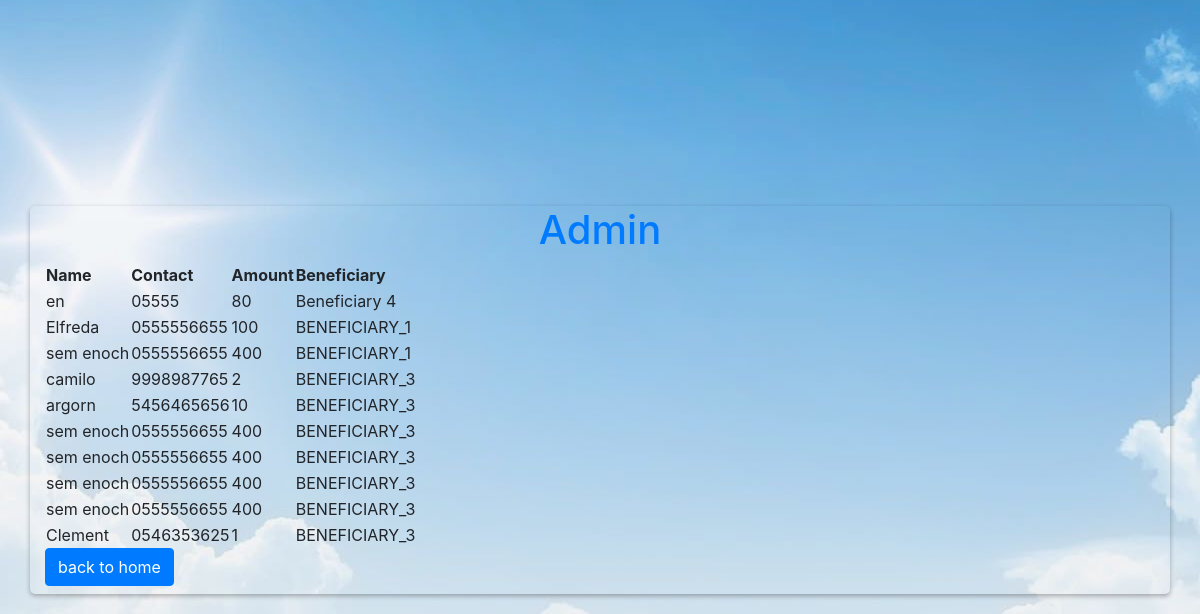
/admin, run on an earlier commit of the app's database.
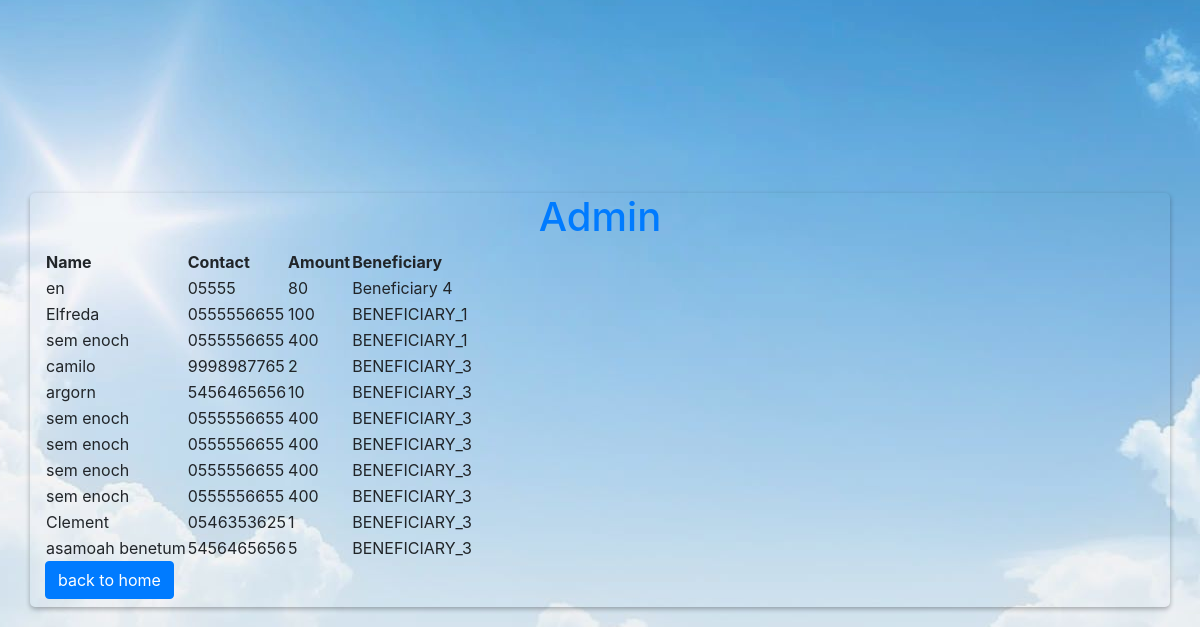
And on a later commit of the database.
### tables this page shows
CREATE TABLE contributor(
    id INTEGER PRIMARY KEY AUTOINCREMENT,
    name TEXT NOT NULL, 
	contact TEXT NOT NULL,
	amount TEXT NOT NULL,
	beneficiary TEXT NOT NULL
    );

### app.py (the view)
@app.route("/admin")
def admin():
    db = DB()
    contributors = db.select_all(TABLE_NAME)
    lenght = len(contributors)
    return render_template("admin.html", contributors = contributors, lenght = lenght)

### db.py (called while the page is built)
    def select_all(self,tb_name):
        self.cur.execute("SELECT * FROM {}".format(tb_name))
        data = self.cur.fetchall()
        return data

### templates/admin.html (shortened to what this page needs)
{% extends "base.html" %}
{% block body %}
<div class="container pb-2">
    <div class="text-primary text-center"><h1>Admin</h1></div>
        <div id="tb_rapper">
            <table id="table_id" class="display">
                <thead>
                    <tr>
                        <th>Name</th>
                        <th>Contact</th>
                        <th>Amount</th>
                        <th>Beneficiary</th>
                    </tr>
                </thead>
                <tbody>
                    {% if lenght >0 %}
                    {% for contributor in range(lenght)%}
                    <tr>
                        <td>{{contributors[contributor][1]}}</td>
                        <td>{{contributors[contributor][2]}}</td>
                        <td>{{contributors[contributor][3]}}</td>
                        <td>{{contributors[contributor][4]}}</td>
                    </tr>
                    {% else %}
                    <tr>
                        <center><td>No Contributions Yet</td></center>
                    </tr>
                    {% endfor%}
                    {% endif%}
                </tbody>
            </table>
        </div>
        <a class="btn btn-primary mr-3" href="/">back to home</a>
</div>
{% endblock %}

### templates/base.html (shortened to what this page needs)
<!DOCTYPE html>
<html>
<head>
	<link rel="stylesheet" href="https://maxcdn.bootstrapcdn.com/bootstrap/4.0.0/css/bootstrap.min.css">
	<link rel="stylesheet" href="/static/css/style.css">
    <link rel="stylesheet" type="text/css" href="https://cdn.datatables.net/1.10.25/css/jquery.dataTables.css">
    <link rel="stylesheet" href="https://cdnjs.cloudflare.com/ajax/libs/twitter-bootstrap/4.5.2/css/bootstrap.css">
    <link rel="stylesheet" href="https://cdn.datatables.net/1.10.25/css/dataTables.bootstrap4.min.css">
    <link rel="stylesheet" href="https://cdn.datatables.net/buttons/1.7.1/css/buttons.bootstrap4.min.css">
</head>
<body class="">
    {% block body%}
    {% endblock %}
</body>
</html>

### static/css/style.css (style rules this page uses)
body { background-image: url("/static/images/bg.jpg"); background-repeat: no-repeat; background-position: center center; background-attachment: fixed; display: flex; align-items: center; justify-content: center; min-height: 100vh; margin: 0; }
.container { border-radius: 5px; box-shadow: 0 2px 5px rgba(0, 0, 0, 0.3); overflow: hidden; width: 600px; max-width: 100%; }

What changed in the data, as far as the page shows it:
added contributor: name "asamoah benetum", contact "5456465656", amount "5", beneficiary "BENEFICIARY_3"
